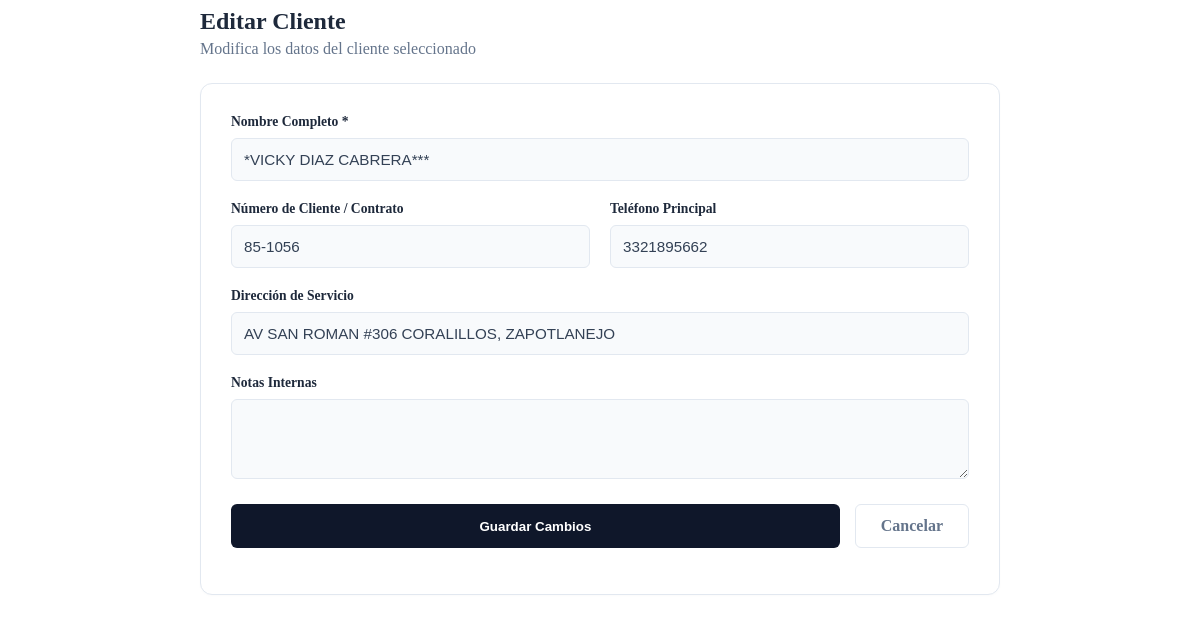
The page /vistas/clientes_editar.php?id=174 on the database its author committed.
### tables this page shows
CREATE TABLE `clientes` (
  `id` int(11) NOT NULL,
  `numero` varchar(20) NOT NULL,
  `nombre` varchar(255) DEFAULT NULL,
  `usuario` varchar(50) DEFAULT NULL,
  `correo` varchar(100) DEFAULT NULL,
  `password` varchar(255) DEFAULT NULL,
  `direccion` text DEFAULT NULL,
  `telefono_1` varchar(50) DEFAULT NULL,
  `telefono_1_whatsapp` varchar(50) NOT NULL,
  `telefono_2` varchar(50) DEFAULT NULL,
  `telefono_2_whatsapp` varchar(50) NOT NULL,
  `link_mapa` text DEFAULT NULL,
  `nota` text DEFAULT NULL,
  `fecha_registro` date DEFAULT NULL
);

### vistas/clientes_editar.php (the view, shortened to what this page needs)
<?php
$id_cliente = $conn->real_escape_string($_GET['id']);
$sql_select = "SELECT * FROM clientes WHERE id = '$id_cliente' LIMIT 1";
$resultado = $conn->query($sql_select);
if ($resultado->num_rows > 0) {
    $cliente = $resultado->fetch_assoc();
} else {
    echo "Cliente no encontrado.";
    exit;
}
?>
<div class="edit-wrapper view-shell">
    <div class="page-header">
        <h2 style="margin:0; color:#1e293b;">Editar Cliente</h2>
        <p style="margin:5px 0 0 0; color:#64748B;">Modifica los datos del cliente seleccionado</p>
    </div>
    <div class="form-card">
        <form action="" method="POST">
            <div class="form-grid">
                <div class="form-group full-width">
                    <label>Nombre Completo *</label>
                    <input type="text" name="nombre" class="form-control" required
                           value="<?php echo htmlspecialchars($cliente['nombre']); ?>">
                </div>
                <div class="form-group">
                    <label>Número de Cliente / Contrato</label>
                    <input type="text" name="numero" class="form-control"
                           value="<?php echo htmlspecialchars($cliente['numero']); ?>">
                </div>
                <div class="form-group">
                    <label>Teléfono Principal</label>
                    <input type="text" name="telefono" class="form-control"
                           value="<?php echo htmlspecialchars($cliente['telefono_1']); ?>">
                </div>
                <div class="form-group full-width">
                    <label>Dirección de Servicio</label>
                    <input type="text" name="direccion" class="form-control"
                           value="<?php echo htmlspecialchars($cliente['direccion']); ?>">
                </div>
                <div class="form-group full-width">
                    <label>Notas Internas</label>
                    <textarea name="nota" class="form-control" rows="3"><?php echo htmlspecialchars($cliente['not']);  ?></textarea>
                    </div>
            </div>
            <div class="btn-row">
                <button type="submit" class="btn-save">Guardar Cambios</button>
                <a href="dashboard.php?vista=clientes" class="btn-cancel">Cancelar</a>
            </div>
        </form>
    </div>
</div>

### vistas/clientes_editar.php (style rules this page uses)
.edit-wrapper { max-width: 800px; margin: 0 auto; }
.page-header { margin-bottom: 25px; }
.form-card { background: white; border: 1px solid #e2e8f0; border-radius: 12px; padding: 30px; box-shadow: 0 1px 3px rgba(0,0,0,0.02); }
.form-grid { display: grid; grid-template-columns: 1fr 1fr; gap: 20px; }
.full-width { grid-column: span 2; }
.form-group label { font-size: 0.85rem; font-weight: 600; color: #1e293b; margin-bottom: 8px; display: block; }
.form-control { background-color: #F8FAFC; border: 1px solid #E2E8F0; border-radius: 6px; padding: 12px; width: 100%; box-sizing: border-box; color: #334155; font-size: 0.95rem; }
.btn-row { display: flex; gap: 15px; margin-top: 25px; }
.btn-save { background-color: #0F172A; color: white; border: none; padding: 12px 25px; border-radius: 6px; font-weight: 600; cursor: pointer; flex: 1; }
.btn-cancel { background-color: white; border: 1px solid #e2e8f0; color: #64748B; padding: 12px 25px; border-radius: 6px; font-weight: 600; cursor: pointer; text-decoration: none; text-align: center; }

### rows shown on the page
clientes: nombre "*VICKY DIAZ CABRERA***", numero "85-1056", telefono "3321895662", direccion "AV SAN ROMAN #306 CORALILLOS, ZAPOTLANEJO"
